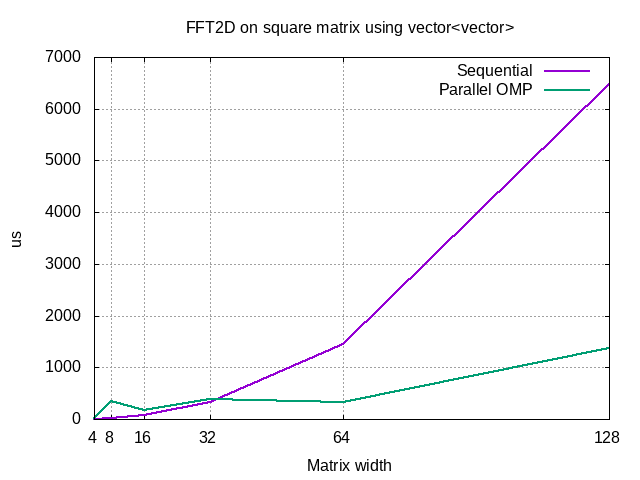

Recreate this plot in gnuplot.
#!/usr/bin/gnuplot -persist

set terminal png
set output "./plot.png"

set title "FFT2D on square matrix using vector<vector>"
set xlabel "Matrix width"
set ylabel "us"
set grid
plot "out.dat" u 1:2:xtic(1) w l lw 2 title "Sequential","out.dat" u 1:3:xtic(1) w l lw 2 title "Parallel OMP"